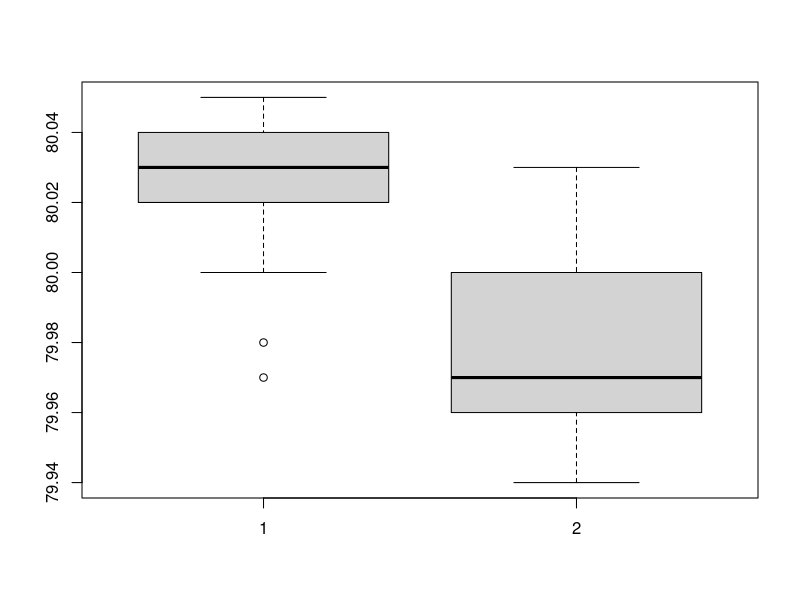

Write the R code that produced this figure.
A <- c(79.98, 80.04, 80.02, 80.04, 80.03, 80.03, 80.04, 79.97,
       80.05, 80.03, 80.02, 80.00, 80.02)
length(A)

B <- c(80.02, 79.94, 79.98, 79.97, 79.97, 80.03, 79.95, 79.97)
length(B)

boxplot(A,B) 
t.test(A,B) #Welch's two sample t-test (assuming unequal variances)
t.test(A,B, var.equal=F) #Welch's two sample t-test (assuming unequal variances)
t.test(A,B, var.equal=T) # usual two-sample t-test


#쌍체 비교
x <- c(70, 80, 72, 76, 76, 76, 72, 78, 82, 64, 74, 92, 74, 68, 84)
y <- c(68, 72, 62, 70, 58, 66, 68, 52, 64, 72, 74, 60, 74, 72, 74)

# Method I
t.test (x,y, paired=T, conf.level=0.95)

#Method II
d <- x-y
t.test(d)

## 두 모비율의 비교
prop.test (x=c(88,126), n=c(100,150)) 
#100번 중 88번 성공, 150번 중 126번 성공

prop.test(x=c(110, 90), n=c(200, 200))
